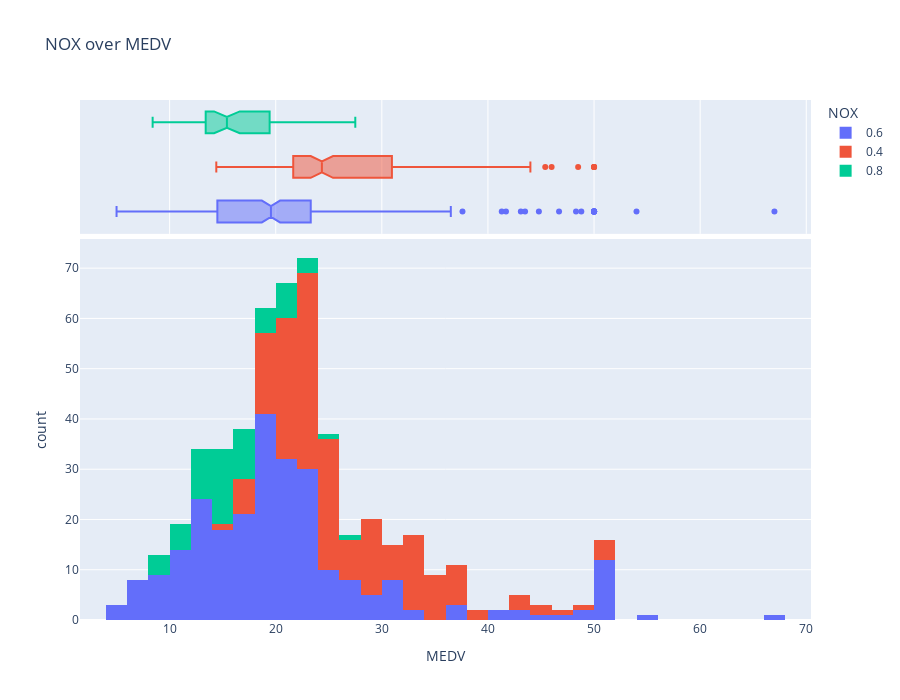

Notebook source saved alongside this figure:
### Markdown cell above
#### below graph shows dependancy of nitric oxides concentration on price of house, from which we can conclude that on average the more house is expensive, the cleaner the air around it

### Code cell
px.histogram(
    data[["MEDV", "NOX"]],
    x="MEDV",
    color="NOX",
    marginal="box",
    title="NOX over MEDV",
    height=700,
)

### Figure 1 — Plotly figure (JSON) as saved in the notebook; plotly's stock layout.template omitted (floating-point values rounded to 4 significant figures; data arrays with more than 128 entries replaced by an {"elided": "..."} marker saying what was removed)
{"data": [{"alignmentgroup": "True", "bingroup": "x", "hovertemplate": "NOX=0.6<br>MEDV=%{x}<br>count=%{y}<extra></extra>", "legendgroup": "0.6", "marker": {"color": "#636efa", "pattern": {"shape": ""}}, "name": "0.6", "offsetgroup": "0.6", "orientation": "v", "showlegend": true, "type": "histogram", "x": {"elided": "258 float values"}, "xaxis": "x", "yaxis": "y"}, {"alignmentgroup": "True", "hovertemplate": "NOX=0.6<br>MEDV=%{x}<extra></extra>", "legendgroup": "0.6", "marker": {"color": "#636efa"}, "name": "0.6", "notched": true, "offsetgroup": "0.6", "showlegend": false, "type": "box", "x": {"elided": "258 float values"}, "xaxis": "x2", "yaxis": "y2"}, {"alignmentgroup": "True", "bingroup": "x", "hovertemplate": "NOX=0.4<br>MEDV=%{x}<br>count=%{y}<extra></extra>", "legendgroup": "0.4", "marker": {"color": "#EF553B", "pattern": {"shape": ""}}, "name": "0.4", "offsetgroup": "0.4", "orientation": "v", "showlegend": true, "type": "histogram", "x": {"elided": "192 float values"}, "xaxis": "x", "yaxis": "y"}, {"alignmentgroup": "True", "hovertemplate": "NOX=0.4<br>MEDV=%{x}<extra></extra>", "legendgroup": "0.4", "marker": {"color": "#EF553B"}, "name": "0.4", "notched": true, "offsetgroup": "0.4", "showlegend": false, "type": "box", "x": {"elided": "192 float values"}, "xaxis": "x2", "yaxis": "y2"}, {"alignmentgroup": "True", "bingroup": "x", "hovertemplate": "NOX=0.8<br>MEDV=%{x}<br>count=%{y}<extra></extra>", "legendgroup": "0.8", "marker": {"color": "#00cc96", "pattern": {"shape": ""}}, "name": "0.8", "offsetgroup": "0.8", "orientation": "v", "showlegend": true, "type": "histogram", "x": [13.4, 15.6, 11.8, 13.8, 15.6, 14.6, 17.8, 15.4, 21.5, 19.6, 15.3, 19.4, 17, 15.6, 13.1, 23.3, 17.8, 21.7, 22.7, 22.6, 25, 19.9, 20.8, 16.8, 21.9, 27.5, 21.9, 8.4, 16.7, 14.2, 14.3, 11.7, 13.4, 9.6, 8.7, 8.4, 12.8, 10.5, 17.1, 18.4, 15.4, 10.8, 11.8, 14.9, 12.6, 14.1, 13, 13.4, 15.2, 16.1, 17.8, 14.9, 14.1, 12.7, 13.5, 14.9, 20, 16.4, 17.7, 19.5, 20.2], "xaxis": "x", "yaxis": "y"}, {"alignmentgroup": "True", "hovertemplate": "NOX=0.8<br>MEDV=%{x}<extra></extra>", "legendgroup": "0.8", "marker": {"color": "#00cc96"}, "name": "0.8", "notched": true, "offsetgroup": "0.8", "showlegend": false, "type": "box", "x": [13.4, 15.6, 11.8, 13.8, 15.6, 14.6, 17.8, 15.4, 21.5, 19.6, 15.3, 19.4, 17, 15.6, 13.1, 23.3, 17.8, 21.7, 22.7, 22.6, 25, 19.9, 20.8, 16.8, 21.9, 27.5, 21.9, 8.4, 16.7, 14.2, 14.3, 11.7, 13.4, 9.6, 8.7, 8.4, 12.8, 10.5, 17.1, 18.4, 15.4, 10.8, 11.8, 14.9, 12.6, 14.1, 13, 13.4, 15.2, 16.1, 17.8, 14.9, 14.1, 12.7, 13.5, 14.9, 20, 16.4, 17.7, 19.5, 20.2], "xaxis": "x2", "yaxis": "y2"}], "layout": {"barmode": "relative", "height": 700, "legend": {"title": {"text": "NOX"}, "tracegroupgap": 0}, "title": {"text": "NOX over MEDV"}, "xaxis": {"anchor": "y", "domain": [0, 1], "title": {"text": "MEDV"}}, "xaxis2": {"anchor": "y2", "domain": [0, 1], "matches": "x", "showgrid": true, "showticklabels": false}, "yaxis": {"anchor": "x", "domain": [0, 0.7326], "title": {"text": "count"}}, "yaxis2": {"anchor": "x2", "domain": [0.7426, 1], "matches": "y2", "showgrid": false, "showline": false, "showticklabels": false, "ticks": ""}}}
